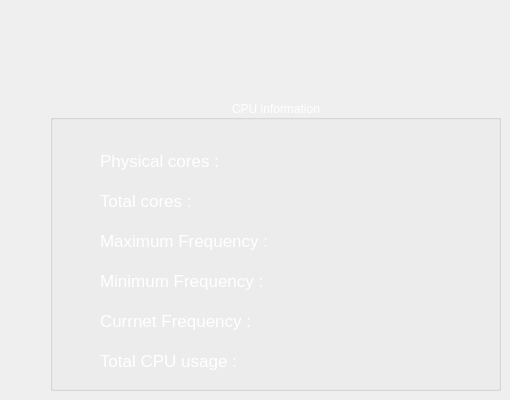
   <widget class="QWidget" name="cpu_page">
    <widget class="QGroupBox" name="cpu_info_group">
     <property name="enabled">
      <bool>false</bool>
     </property>
     <property name="geometry">
      <rect>
       <x>50</x>
       <y>100</y>
       <width>451</width>
       <height>291</height>
      </rect>
     </property>
     <property name="font">
      <font>
       <weight>50</weight>
       <bold>false</bold>
      </font>
     </property>
     <property name="styleSheet">
      <string notr="true">QGroupBox{
color:white;
}</string>
     </property>
     <property name="title">
      <string>CPU information</string>
     </property>
     <property name="alignment">
      <set>Qt::AlignCenter</set>
     </property>
     <property name="flat">
      <bool>true</bool>
     </property>
     <property name="checkable">
      <bool>false</bool>
     </property>
     <widget class="QLabel" name="phys_core_lbl">
      <property name="geometry">
       <rect>
        <x>50</x>
        <y>40</y>
        <width>151</width>
        <height>41</height>
       </rect>
      </property>
      <property name="font">
       <font>
        <pointsize>13</pointsize>
       </font>
      </property>
      <property name="styleSheet">
       <string notr="true">QLabel{
color:white;
}
</string>
      </property>
      <property name="text">
       <string>Physical cores :</string>
      </property>
     </widget>
     <widget class="QLabel" name="tot_core_lbl">
      <property name="geometry">
       <rect>
        <x>50</x>
        <y>80</y>
        <width>351</width>
        <height>41</height>
       </rect>
      </property>
      <property name="font">
       <font>
        <pointsize>13</pointsize>
       </font>
      </property>
      <property name="styleSheet">
       <string notr="true">QLabel{
color:white;
}
</string>
      </property>
      <property name="text">
       <string>Total cores :</string>
      </property>
     </widget>
     <widget class="QLabel" name="max_freq_lbl">
      <property name="geometry">
       <rect>
        <x>50</x>
        <y>120</y>
        <width>351</width>
        <height>41</height>
       </rect>
      </property>
      <property name="font">
       <font>
        <pointsize>13</pointsize>
       </font>
      </property>
      <property name="styleSheet">
       <string notr="true">QLabel{
color:white;
}
</string>
      </property>
      <property name="text">
       <string>Maximum Frequency :</string>
      </property>
     </widget>
     <widget class="QLabel" name="min_freq_lbl">
      <property name="geometry">
       <rect>
        <x>50</x>
        <y>160</y>
        <width>351</width>
        <height>41</height>
       </rect>
      </property>
      <property name="font">
       <font>
        <pointsize>13</pointsize>
       </font>
      </property>
      <property name="styleSheet">
       <string notr="true">QLabel{
color:white;
}
</string>
      </property>
      <property name="text">
       <string>Minimum Frequency :</string>
      </property>
     </widget>
     <widget class="QLabel" name="crnt_freq_lbl">
      <property name="geometry">
       <rect>
        <x>50</x>
        <y>200</y>
        <width>351</width>
        <height>41</height>
       </rect>
      </property>
      <property name="font">
       <font>
        <pointsize>13</pointsize>
       </font>
      </property>
      <property name="styleSheet">
       <string notr="true">QLabel{
color:white;
}
</string>
      </property>
      <property name="text">
       <string>Currnet Frequency :</string>
      </property>
     </widget>
     <widget class="QLabel" name="tot_cpu_use_lbl">
      <property name="geometry">
       <rect>
        <x>50</x>
        <y>240</y>
        <width>351</width>
        <height>41</height>
       </rect>
      </property>
      <property name="font">
       <font>
        <pointsize>13</pointsize>
       </font>
      </property>
      <property name="styleSheet">
       <string notr="true">QLabel{
color:white;
}
</string>
      </property>
      <property name="text">
       <string>Total CPU usage :</string>
      </property>
     </widget>
    </widget>
   </widget>
